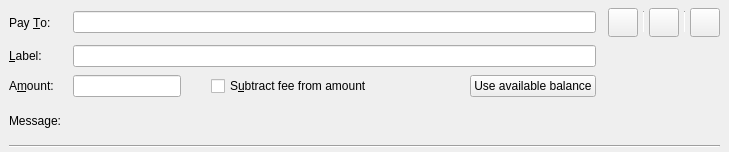
<?xml version="1.0" encoding="UTF-8"?>
<ui version="4.0">
 <class>SendCoinsEntry</class>
 <widget class="QStackedWidget" name="SendCoinsEntry">
  <property name="geometry">
   <rect>
    <x>0</x>
    <y>0</y>
    <width>729</width>
    <height>152</height>
   </rect>
  </property>
  <property name="focusPolicy">
   <enum>Qt::TabFocus</enum>
  </property>
  <property name="autoFillBackground">
   <bool>false</bool>
  </property>
  <property name="currentIndex">
   <number>0</number>
  </property>
  <widget class="QFrame" name="SendCoins">
   <property name="toolTip">
    <string>This is a normal payment.</string>
   </property>
   <property name="frameShape">
    <enum>QFrame::NoFrame</enum>
   </property>
   <layout class="QGridLayout" name="gridLayout">
    <property name="topMargin">
     <number>8</number>
    </property>
    <property name="bottomMargin">
     <number>4</number>
    </property>
    <property name="horizontalSpacing">
     <number>12</number>
    </property>
    <property name="verticalSpacing">
     <number>8</number>
    </property>
    <item row="3" column="1">
     <widget class="QLabel" name="messageTextLabel">
      <property name="toolTip">
       <string>A message that was attached to the LockTrip: URI which will be stored with the transaction for your reference. Note: This message will not be sent over the LockTrip network.</string>
      </property>
      <property name="textFormat">
       <enum>Qt::PlainText</enum>
      </property>
     </widget>
    </item>
    <item row="0" column="0">
     <widget class="QLabel" name="payToLabel">
      <property name="text">
       <string>Pay &amp;To:</string>
      </property>
      <property name="buddy">
       <cstring>payTo</cstring>
      </property>
     </widget>
    </item>
    <item row="2" column="1">
     <layout class="QHBoxLayout" name="horizontalLayoutAmount" stretch="0,0,1">
      <item>
       <widget class="BitcoinAmountField" name="payAmount"/>
      </item>
      <item>
       <spacer name="horizontalSpacer">
        <property name="orientation">
         <enum>Qt::Horizontal</enum>
        </property>
        <property name="sizeType">
         <enum>QSizePolicy::Fixed</enum>
        </property>
        <property name="sizeHint" stdset="0">
         <size>
          <width>30</width>
          <height>20</height>
         </size>
        </property>
       </spacer>
      </item>
      <item>
       <widget class="QCheckBox" name="checkboxSubtractFeeFromAmount">
        <property name="toolTip">
         <string>The fee will be deducted from the amount being sent. The recipient will receive less LOCs than you enter in the amount field. If multiple recipients are selected, the fee is split equally.</string>
        </property>
        <property name="text">
         <string>S&amp;ubtract fee from amount</string>
        </property>
       </widget>
      </item>
      <item>
       <widget class="QPushButton" name="useAvailableBalanceButton">
        <property name="text">
         <string>Use available balance</string>
        </property>
       </widget>
      </item>
     </layout>
    </item>
    <item row="1" column="1">
     <widget class="QLineEdit" name="addAsLabel">
      <property name="toolTip">
       <string>Enter a label for this address to add it to the list of used addresses</string>
      </property>
     </widget>
    </item>
    <item row="1" column="0">
     <widget class="QLabel" name="labellLabel">
      <property name="text">
       <string>&amp;Label:</string>
      </property>
      <property name="buddy">
       <cstring>addAsLabel</cstring>
      </property>
     </widget>
    </item>
    <item row="3" column="0">
     <widget class="QLabel" name="messageLabel">
      <property name="text">
       <string>Message:</string>
      </property>
     </widget>
    </item>
    <item row="2" column="0">
     <widget class="QLabel" name="amountLabel">
      <property name="text">
       <string>A&amp;mount:</string>
      </property>
      <property name="buddy">
       <cstring>payAmount</cstring>
      </property>
     </widget>
    </item>
    <item row="0" column="1">
     <layout class="QHBoxLayout" name="payToLayout">
      <property name="spacing">
       <number>6</number>
      </property>
      <item>
       <widget class="QValidatedLineEdit" name="payTo">
        <property name="toolTip">
         <string>The LockTrip address to send the payment to</string>
        </property>
       </widget>
      </item>
     </layout>
    </item>
    <item row="5" column="0" colspan="5">
     <widget class="Line" name="hLine">
      <property name="orientation">
       <enum>Qt::Horizontal</enum>
      </property>
     </widget>
    </item>
    <item row="0" column="2" colspan="3">
     <layout class="QHBoxLayout" name="horizontalLayout_3">
      <property name="spacing">
       <number>5</number>
      </property>
      <item>
       <widget class="QToolButton" name="deleteButton">
        <property name="toolTip">
         <string>Remove this entry</string>
        </property>
        <property name="text">
         <string/>
        </property>
        <property name="icon">
         <iconset resource="../bitcoin.qrc">
          <normaloff>:/icons/remove_entry</normaloff>:/icons/remove_entry</iconset>
        </property>
        <property name="iconSize">
         <size>
          <width>22</width>
          <height>22</height>
         </size>
        </property>
       </widget>
      </item>
      <item>
       <widget class="Line" name="vLine">
        <property name="maximumSize">
         <size>
          <width>1</width>
          <height>22</height>
         </size>
        </property>
        <property name="orientation">
         <enum>Qt::Vertical</enum>
        </property>
       </widget>
      </item>
      <item>
       <widget class="QToolButton" name="addressBookButton">
        <property name="toolTip">
         <string>Choose previously used address</string>
        </property>
        <property name="text">
         <string/>
        </property>
        <property name="icon">
         <iconset resource="../bitcoin.qrc">
          <normaloff>:/icons/address-book</normaloff>:/icons/address-book</iconset>
        </property>
        <property name="iconSize">
         <size>
          <width>22</width>
          <height>22</height>
         </size>
        </property>
        <property name="shortcut">
         <string>Alt+A</string>
        </property>
       </widget>
      </item>
      <item>
       <widget class="Line" name="vLine2">
        <property name="maximumSize">
         <size>
          <width>1</width>
          <height>22</height>
         </size>
        </property>
        <property name="orientation">
         <enum>Qt::Vertical</enum>
        </property>
       </widget>
      </item>
      <item>
       <widget class="QToolButton" name="pasteButton">
        <property name="toolTip">
         <string>Paste address from clipboard</string>
        </property>
        <property name="text">
         <string/>
        </property>
        <property name="icon">
         <iconset resource="../bitcoin.qrc">
          <normaloff>:/icons/editpaste</normaloff>:/icons/editpaste</iconset>
        </property>
        <property name="iconSize">
         <size>
          <width>22</width>
          <height>22</height>
         </size>
        </property>
        <property name="shortcut">
         <string>Alt+P</string>
        </property>
       </widget>
      </item>
     </layout>
    </item>
   </layout>
  </widget>
  <widget class="QFrame" name="SendCoins_UnauthenticatedPaymentRequest">
   <property name="palette">
    <palette>
     <active>
      <colorrole role="WindowText">
       <brush brushstyle="SolidPattern">
        <color alpha="255">
         <red>0</red>
         <green>0</green>
         <blue>0</blue>
        </color>
       </brush>
      </colorrole>
      <colorrole role="Button">
       <brush brushstyle="SolidPattern">
        <color alpha="255">
         <red>255</red>
         <green>255</green>
         <blue>127</blue>
        </color>
       </brush>
      </colorrole>
      <colorrole role="Light">
       <brush brushstyle="SolidPattern">
        <color alpha="255">
         <red>255</red>
         <green>255</green>
         <blue>255</blue>
        </color>
       </brush>
      </colorrole>
      <colorrole role="Midlight">
       <brush brushstyle="SolidPattern">
        <color alpha="255">
         <red>255</red>
         <green>255</green>
         <blue>191</blue>
        </color>
       </brush>
      </colorrole>
      <colorrole role="Dark">
       <brush brushstyle="SolidPattern">
        <color alpha="255">
         <red>127</red>
         <green>127</green>
         <blue>63</blue>
        </color>
       </brush>
      </colorrole>
      <colorrole role="Mid">
       <brush brushstyle="SolidPattern">
        <color alpha="255">
         <red>170</red>
         <green>170</green>
         <blue>84</blue>
        </color>
       </brush>
      </colorrole>
      <colorrole role="Text">
       <brush brushstyle="SolidPattern">
        <color alpha="255">
         <red>0</red>
         <green>0</green>
         <blue>0</blue>
        </color>
       </brush>
      </colorrole>
      <colorrole role="BrightText">
       <brush brushstyle="SolidPattern">
        <color alpha="255">
         <red>255</red>
         <green>255</green>
         <blue>255</blue>
        </color>
       </brush>
      </colorrole>
      <colorrole role="ButtonText">
       <brush brushstyle="SolidPattern">
        <color alpha="255">
         <red>0</red>
         <green>0</green>
         <blue>0</blue>
        </color>
       </brush>
      </colorrole>
      <colorrole role="Base">
       <brush brushstyle="SolidPattern">
        <color alpha="255">
         <red>255</red>
         <green>255</green>
         <blue>255</blue>
        </color>
       </brush>
      </colorrole>
      <colorrole role="Window">
       <brush brushstyle="SolidPattern">
        <color alpha="255">
         <red>255</red>
         <green>255</green>
         <blue>127</blue>
        </color>
       </brush>
      </colorrole>
      <colorrole role="Shadow">
       <brush brushstyle="SolidPattern">
        <color alpha="255">
         <red>0</red>
         <green>0</green>
         <blue>0</blue>
        </color>
       </brush>
      </colorrole>
      <colorrole role="AlternateBase">
       <brush brushstyle="SolidPattern">
        <color alpha="255">
         <red>255</red>
         <green>255</green>
         <blue>191</blue>
        </color>
       </brush>
      </colorrole>
      <colorrole role="ToolTipBase">
       <brush brushstyle="SolidPattern">
        <color alpha="255">
         <red>255</red>
         <green>255</green>
         <blue>220</blue>
        </color>
       </brush>
      </colorrole>
      <colorrole role="ToolTipText">
       <brush brushstyle="SolidPattern">
        <color alpha="255">
         <red>0</red>
         <green>0</green>
         <blue>0</blue>
        </color>
       </brush>
      </colorrole>
     </active>
     <inactive>
      <colorrole role="WindowText">
       <brush brushstyle="SolidPattern">
        <color alpha="255">
         <red>0</red>
         <green>0</green>
         <blue>0</blue>
        </color>
       </brush>
      </colorrole>
      <colorrole role="Button">
       <brush brushstyle="SolidPattern">
        <color alpha="255">
         <red>255</red>
         <green>255</green>
         <blue>127</blue>
        </color>
       </brush>
      </colorrole>
      <colorrole role="Light">
       <brush brushstyle="SolidPattern">
        <color alpha="255">
         <red>255</red>
         <green>255</green>
         <blue>255</blue>
        </color>
       </brush>
      </colorrole>
      <colorrole role="Midlight">
       <brush brushstyle="SolidPattern">
        <color alpha="255">
         <red>255</red>
         <green>255</green>
         <blue>191</blue>
        </color>
       </brush>
      </colorrole>
      <colorrole role="Dark">
       <brush brushstyle="SolidPattern">
        <color alpha="255">
         <red>127</red>
         <green>127</green>
         <blue>63</blue>
        </color>
       </brush>
      </colorrole>
      <colorrole role="Mid">
       <brush brushstyle="SolidPattern">
        <color alpha="255">
         <red>170</red>
         <green>170</green>
         <blue>84</blue>
        </color>
       </brush>
      </colorrole>
      <colorrole role="Text">
       <brush brushstyle="SolidPattern">
        <color alpha="255">
         <red>0</red>
         <green>0</green>
         <blue>0</blue>
        </color>
       </brush>
      </colorrole>
      <colorrole role="BrightText">
       <brush brushstyle="SolidPattern">
        <color alpha="255">
         <red>255</red>
         <green>255</green>
         <blue>255</blue>
        </color>
       </brush>
      </colorrole>
      <colorrole role="ButtonText">
       <brush brushstyle="SolidPattern">
        <color alpha="255">
         <red>0</red>
         <green>0</green>
         <blue>0</blue>
        </color>
       </brush>
      </colorrole>
      <colorrole role="Base">
       <brush brushstyle="SolidPattern">
        <color alpha="255">
         <red>255</red>
         <green>255</green>
         <blue>255</blue>
        </color>
       </brush>
      </colorrole>
      <colorrole role="Window">
       <brush brushstyle="SolidPattern">
        <color alpha="255">
         <red>255</red>
         <green>255</green>
         <blue>127</blue>
        </color>
       </brush>
      </colorrole>
      <colorrole role="Shadow">
       <brush brushstyle="SolidPattern">
        <color alpha="255">
         <red>0</red>
         <green>0</green>
         <blue>0</blue>
        </color>
       </brush>
      </colorrole>
      <colorrole role="AlternateBase">
       <brush brushstyle="SolidPattern">
        <color alpha="255">
         <red>255</red>
         <green>255</green>
         <blue>191</blue>
        </color>
       </brush>
      </colorrole>
      <colorrole role="ToolTipBase">
       <brush brushstyle="SolidPattern">
        <color alpha="255">
         <red>255</red>
         <green>255</green>
         <blue>220</blue>
        </color>
       </brush>
      </colorrole>
      <colorrole role="ToolTipText">
       <brush brushstyle="SolidPattern">
        <color alpha="255">
         <red>0</red>
         <green>0</green>
         <blue>0</blue>
        </color>
       </brush>
      </colorrole>
     </inactive>
     <disabled>
      <colorrole role="WindowText">
       <brush brushstyle="SolidPattern">
        <color alpha="255">
         <red>127</red>
         <green>127</green>
         <blue>63</blue>
        </color>
       </brush>
      </colorrole>
      <colorrole role="Button">
       <brush brushstyle="SolidPattern">
        <color alpha="255">
         <red>255</red>
         <green>255</green>
         <blue>127</blue>
        </color>
       </brush>
      </colorrole>
      <colorrole role="Light">
       <brush brushstyle="SolidPattern">
        <color alpha="255">
         <red>255</red>
         <green>255</green>
         <blue>255</blue>
        </color>
       </brush>
      </colorrole>
      <colorrole role="Midlight">
       <brush brushstyle="SolidPattern">
        <color alpha="255">
         <red>255</red>
         <green>255</green>
         <blue>191</blue>
        </color>
       </brush>
      </colorrole>
      <colorrole role="Dark">
       <brush brushstyle="SolidPattern">
        <color alpha="255">
         <red>127</red>
         <green>127</green>
         <blue>63</blue>
        </color>
       </brush>
      </colorrole>
      <colorrole role="Mid">
       <brush brushstyle="SolidPattern">
        <color alpha="255">
         <red>170</red>
         <green>170</green>
         <blue>84</blue>
        </color>
       </brush>
      </colorrole>
      <colorrole role="Text">
       <brush brushstyle="SolidPattern">
        <color alpha="255">
         <red>127</red>
         <green>127</green>
         <blue>63</blue>
        </color>
       </brush>
      </colorrole>
      <colorrole role="BrightText">
       <brush brushstyle="SolidPattern">
        <color alpha="255">
         <red>255</red>
         <green>255</green>
         <blue>255</blue>
        </color>
       </brush>
      </colorrole>
      <colorrole role="ButtonText">
       <brush brushstyle="SolidPattern">
        <color alpha="255">
         <red>127</red>
         <green>127</green>
         <blue>63</blue>
        </color>
       </brush>
      </colorrole>
      <colorrole role="Base">
       <brush brushstyle="SolidPattern">
        <color alpha="255">
         <red>255</red>
         <green>255</green>
         <blue>127</blue>
        </color>
       </brush>
      </colorrole>
      <colorrole role="Window">
       <brush brushstyle="SolidPattern">
        <color alpha="255">
         <red>255</red>
         <green>255</green>
         <blue>127</blue>
        </color>
       </brush>
      </colorrole>
      <colorrole role="Shadow">
       <brush brushstyle="SolidPattern">
        <color alpha="255">
         <red>0</red>
         <green>0</green>
         <blue>0</blue>
        </color>
       </brush>
      </colorrole>
      <colorrole role="AlternateBase">
       <brush brushstyle="SolidPattern">
        <color alpha="255">
         <red>255</red>
         <green>255</green>
         <blue>127</blue>
        </color>
       </brush>
      </colorrole>
      <colorrole role="ToolTipBase">
       <brush brushstyle="SolidPattern">
        <color alpha="255">
         <red>255</red>
         <green>255</green>
         <blue>220</blue>
        </color>
       </brush>
      </colorrole>
      <colorrole role="ToolTipText">
       <brush brushstyle="SolidPattern">
        <color alpha="255">
         <red>0</red>
         <green>0</green>
         <blue>0</blue>
        </color>
       </brush>
      </colorrole>
     </disabled>
    </palette>
   </property>
   <property name="toolTip">
    <string>This is an unauthenticated payment request.</string>
   </property>
   <property name="autoFillBackground">
    <bool>true</bool>
   </property>
   <property name="frameShape">
    <enum>QFrame::NoFrame</enum>
   </property>
   <layout class="QGridLayout" name="gridLayout_is">
    <property name="spacing">
     <number>12</number>
    </property>
    <item row="0" column="0">
     <widget class="QLabel" name="payToLabel_is">
      <property name="text">
       <string>Pay To:</string>
      </property>
     </widget>
    </item>
    <item row="0" column="1">
     <layout class="QHBoxLayout" name="payToLayout_is">
      <property name="spacing">
       <number>0</number>
      </property>
      <item>
       <widget class="QLabel" name="payTo_is"/>
      </item>
      <item>
       <widget class="QToolButton" name="deleteButton_is">
        <property name="toolTip">
         <string>Remove this entry</string>
        </property>
        <property name="text">
         <string/>
        </property>
        <property name="icon">
         <iconset resource="../bitcoin.qrc">
          <normaloff>:/icons/remove</normaloff>:/icons/remove</iconset>
        </property>
       </widget>
      </item>
     </layout>
    </item>
    <item row="1" column="0">
     <widget class="QLabel" name="memoLabel_is">
      <property name="text">
       <string>Memo:</string>
      </property>
     </widget>
    </item>
    <item row="1" column="1">
     <widget class="QLabel" name="memoTextLabel_is">
      <property name="textFormat">
       <enum>Qt::PlainText</enum>
      </property>
     </widget>
    </item>
    <item row="2" column="0">
     <widget class="QLabel" name="amountLabel_is">
      <property name="text">
       <string>A&amp;mount:</string>
      </property>
      <property name="buddy">
       <cstring>payAmount_is</cstring>
      </property>
     </widget>
    </item>
    <item row="2" column="1">
     <widget class="BitcoinAmountField" name="payAmount_is">
      <property name="acceptDrops">
       <bool>false</bool>
      </property>
     </widget>
    </item>
   </layout>
  </widget>
  <widget class="QFrame" name="SendCoins_AuthenticatedPaymentRequest">
   <property name="palette">
    <palette>
     <active>
      <colorrole role="WindowText">
       <brush brushstyle="SolidPattern">
        <color alpha="255">
         <red>0</red>
         <green>0</green>
         <blue>0</blue>
        </color>
       </brush>
      </colorrole>
      <colorrole role="Button">
       <brush brushstyle="SolidPattern">
        <color alpha="255">
         <red>140</red>
         <green>232</green>
         <blue>119</blue>
        </color>
       </brush>
      </colorrole>
      <colorrole role="Light">
       <brush brushstyle="SolidPattern">
        <color alpha="255">
         <red>230</red>
         <green>255</green>
         <blue>224</blue>
        </color>
       </brush>
      </colorrole>
      <colorrole role="Midlight">
       <brush brushstyle="SolidPattern">
        <color alpha="255">
         <red>185</red>
         <green>243</green>
         <blue>171</blue>
        </color>
       </brush>
      </colorrole>
      <colorrole role="Dark">
       <brush brushstyle="SolidPattern">
        <color alpha="255">
         <red>70</red>
         <green>116</green>
         <blue>59</blue>
        </color>
       </brush>
      </colorrole>
      <colorrole role="Mid">
       <brush brushstyle="SolidPattern">
        <color alpha="255">
         <red>93</red>
         <green>155</green>
         <blue>79</blue>
        </color>
       </brush>
      </colorrole>
      <colorrole role="Text">
       <brush brushstyle="SolidPattern">
        <color alpha="255">
         <red>0</red>
         <green>0</green>
         <blue>0</blue>
        </color>
       </brush>
      </colorrole>
      <colorrole role="BrightText">
       <brush brushstyle="SolidPattern">
        <color alpha="255">
         <red>155</red>
         <green>255</green>
         <blue>147</blue>
        </color>
       </brush>
      </colorrole>
      <colorrole role="ButtonText">
       <brush brushstyle="SolidPattern">
        <color alpha="255">
         <red>0</red>
         <green>0</green>
         <blue>0</blue>
        </color>
       </brush>
      </colorrole>
      <colorrole role="Base">
       <brush brushstyle="SolidPattern">
        <color alpha="255">
         <red>119</red>
         <green>255</green>
         <blue>233</blue>
        </color>
       </brush>
      </colorrole>
      <colorrole role="Window">
       <brush brushstyle="SolidPattern">
        <color alpha="255">
         <red>140</red>
         <green>232</green>
         <blue>119</blue>
        </color>
       </brush>
      </colorrole>
      <colorrole role="Shadow">
       <brush brushstyle="SolidPattern">
        <color alpha="255">
         <red>0</red>
         <green>0</green>
         <blue>0</blue>
        </color>
       </brush>
      </colorrole>
      <colorrole role="AlternateBase">
       <brush brushstyle="SolidPattern">
        <color alpha="255">
         <red>197</red>
         <green>243</green>
         <blue>187</blue>
        </color>
       </brush>
      </colorrole>
      <colorrole role="NoRole">
       <brush brushstyle="SolidPattern">
        <color alpha="255">
         <red>125</red>
         <green>194</green>
         <blue>122</blue>
        </color>
       </brush>
      </colorrole>
      <colorrole role="ToolTipBase">
       <brush brushstyle="SolidPattern">
        <color alpha="255">
         <red>255</red>
         <green>255</green>
         <blue>220</blue>
        </color>
       </brush>
      </colorrole>
      <colorrole role="ToolTipText">
       <brush brushstyle="SolidPattern">
        <color alpha="255">
         <red>0</red>
         <green>0</green>
         <blue>0</blue>
        </color>
       </brush>
      </colorrole>
     </active>
     <inactive>
      <colorrole role="WindowText">
       <brush brushstyle="SolidPattern">
        <color alpha="255">
         <red>0</red>
         <green>0</green>
         <blue>0</blue>
        </color>
       </brush>
      </colorrole>
      <colorrole role="Button">
       <brush brushstyle="SolidPattern">
        <color alpha="255">
         <red>140</red>
         <green>232</green>
         <blue>119</blue>
        </color>
       </brush>
      </colorrole>
      <colorrole role="Light">
       <brush brushstyle="SolidPattern">
        <color alpha="255">
         <red>230</red>
         <green>255</green>
         <blue>224</blue>
        </color>
       </brush>
      </colorrole>
      <colorrole role="Midlight">
       <brush brushstyle="SolidPattern">
        <color alpha="255">
         <red>185</red>
         <green>243</green>
         <blue>171</blue>
        </color>
       </brush>
      </colorrole>
      <colorrole role="Dark">
       <brush brushstyle="SolidPattern">
        <color alpha="255">
         <red>70</red>
         <green>116</green>
         <blue>59</blue>
        </color>
       </brush>
      </colorrole>
      <colorrole role="Mid">
       <brush brushstyle="SolidPattern">
        <color alpha="255">
         <red>93</red>
         <green>155</green>
         <blue>79</blue>
        </color>
       </brush>
      </colorrole>
      <colorrole role="Text">
       <brush brushstyle="SolidPattern">
        <color alpha="255">
         <red>0</red>
         <green>0</green>
         <blue>0</blue>
        </color>
       </brush>
      </colorrole>
      <colorrole role="BrightText">
       <brush brushstyle="SolidPattern">
        <color alpha="255">
         <red>155</red>
         <green>255</green>
         <blue>147</blue>
        </color>
       </brush>
      </colorrole>
      <colorrole role="ButtonText">
       <brush brushstyle="SolidPattern">
        <color alpha="255">
         <red>0</red>
         <green>0</green>
         <blue>0</blue>
        </color>
       </brush>
      </colorrole>
      <colorrole role="Base">
       <brush brushstyle="SolidPattern">
        <color alpha="255">
         <red>119</red>
         <green>255</green>
         <blue>233</blue>
        </color>
       </brush>
      </colorrole>
      <colorrole role="Window">
       <brush brushstyle="SolidPattern">
        <color alpha="255">
         <red>140</red>
         <green>232</green>
         <blue>119</blue>
        </color>
       </brush>
      </colorrole>
      <colorrole role="Shadow">
       <brush brushstyle="SolidPattern">
        <color alpha="255">
         <red>0</red>
         <green>0</green>
         <blue>0</blue>
        </color>
       </brush>
      </colorrole>
      <colorrole role="AlternateBase">
       <brush brushstyle="SolidPattern">
        <color alpha="255">
         <red>197</red>
         <green>243</green>
         <blue>187</blue>
        </color>
       </brush>
      </colorrole>
      <colorrole role="NoRole">
       <brush brushstyle="SolidPattern">
        <color alpha="255">
         <red>125</red>
         <green>194</green>
         <blue>122</blue>
        </color>
       </brush>
      </colorrole>
      <colorrole role="ToolTipBase">
       <brush brushstyle="SolidPattern">
        <color alpha="255">
         <red>255</red>
         <green>255</green>
         <blue>220</blue>
        </color>
       </brush>
      </colorrole>
      <colorrole role="ToolTipText">
       <brush brushstyle="SolidPattern">
        <color alpha="255">
         <red>0</red>
         <green>0</green>
         <blue>0</blue>
        </color>
       </brush>
      </colorrole>
     </inactive>
     <disabled>
      <colorrole role="WindowText">
       <brush brushstyle="SolidPattern">
        <color alpha="255">
         <red>70</red>
         <green>116</green>
         <blue>59</blue>
        </color>
       </brush>
      </colorrole>
      <colorrole role="Button">
       <brush brushstyle="SolidPattern">
        <color alpha="255">
         <red>140</red>
         <green>232</green>
         <blue>119</blue>
        </color>
       </brush>
      </colorrole>
      <colorrole role="Light">
       <brush brushstyle="SolidPattern">
        <color alpha="255">
         <red>230</red>
         <green>255</green>
         <blue>224</blue>
        </color>
       </brush>
      </colorrole>
      <colorrole role="Midlight">
       <brush brushstyle="SolidPattern">
        <color alpha="255">
         <red>185</red>
         <green>243</green>
         <blue>171</blue>
        </color>
       </brush>
      </colorrole>
      <colorrole role="Dark">
       <brush brushstyle="SolidPattern">
        <color alpha="255">
         <red>70</red>
         <green>116</green>
         <blue>59</blue>
        </color>
       </brush>
      </colorrole>
      <colorrole role="Mid">
       <brush brushstyle="SolidPattern">
        <color alpha="255">
         <red>93</red>
         <green>155</green>
         <blue>79</blue>
        </color>
       </brush>
      </colorrole>
      <colorrole role="Text">
       <brush brushstyle="SolidPattern">
        <color alpha="255">
         <red>70</red>
         <green>116</green>
         <blue>59</blue>
        </color>
       </brush>
      </colorrole>
      <colorrole role="BrightText">
       <brush brushstyle="SolidPattern">
        <color alpha="255">
         <red>155</red>
         <green>255</green>
         <blue>147</blue>
        </color>
       </brush>
      </colorrole>
      <colorrole role="ButtonText">
       <brush brushstyle="SolidPattern">
        <color alpha="255">
         <red>70</red>
         <green>116</green>
         <blue>59</blue>
        </color>
       </brush>
      </colorrole>
      <colorrole role="Base">
       <brush brushstyle="SolidPattern">
        <color alpha="255">
         <red>140</red>
         <green>232</green>
         <blue>119</blue>
        </color>
       </brush>
      </colorrole>
      <colorrole role="Window">
       <brush brushstyle="SolidPattern">
        <color alpha="255">
         <red>140</red>
         <green>232</green>
         <blue>119</blue>
        </color>
       </brush>
      </colorrole>
      <colorrole role="Shadow">
       <brush brushstyle="SolidPattern">
        <color alpha="255">
         <red>0</red>
         <green>0</green>
         <blue>0</blue>
        </color>
       </brush>
      </colorrole>
      <colorrole role="AlternateBase">
       <brush brushstyle="SolidPattern">
        <color alpha="255">
         <red>140</red>
         <green>232</green>
         <blue>119</blue>
        </color>
       </brush>
      </colorrole>
      <colorrole role="NoRole">
       <brush brushstyle="SolidPattern">
        <color alpha="255">
         <red>125</red>
         <green>194</green>
         <blue>122</blue>
        </color>
       </brush>
      </colorrole>
      <colorrole role="ToolTipBase">
       <brush brushstyle="SolidPattern">
        <color alpha="255">
         <red>255</red>
         <green>255</green>
         <blue>220</blue>
        </color>
       </brush>
      </colorrole>
      <colorrole role="ToolTipText">
       <brush brushstyle="SolidPattern">
        <color alpha="255">
         <red>0</red>
         <green>0</green>
         <blue>0</blue>
        </color>
       </brush>
      </colorrole>
     </disabled>
    </palette>
   </property>
   <property name="toolTip">
    <string>This is an authenticated payment request.</string>
   </property>
   <property name="autoFillBackground">
    <bool>true</bool>
   </property>
   <property name="frameShape">
    <enum>QFrame::NoFrame</enum>
   </property>
   <layout class="QGridLayout" name="gridLayout_s">
    <property name="spacing">
     <number>12</number>
    </property>
    <item row="0" column="0">
     <widget class="QLabel" name="payToLabel_s">
      <property name="text">
       <string>Pay To:</string>
      </property>
      <property name="alignment">
       <set>Qt::AlignRight|Qt::AlignTrailing|Qt::AlignVCenter</set>
      </property>
     </widget>
    </item>
    <item row="0" column="1">
     <layout class="QHBoxLayout" name="payToLayout_s">
      <property name="spacing">
       <number>0</number>
      </property>
      <item>
       <widget class="QLabel" name="payTo_s">
        <property name="textFormat">
         <enum>Qt::PlainText</enum>
        </property>
       </widget>
      </item>
      <item>
       <widget class="QToolButton" name="deleteButton_s">
        <property name="toolTip">
         <string>Remove this entry</string>
        </property>
        <property name="text">
         <string/>
        </property>
        <property name="icon">
         <iconset resource="../bitcoin.qrc">
          <normaloff>:/icons/remove</normaloff>:/icons/remove</iconset>
        </property>
       </widget>
      </item>
     </layout>
    </item>
    <item row="1" column="0">
     <widget class="QLabel" name="memoLabel_s">
      <property name="text">
       <string>Memo:</string>
      </property>
      <property name="alignment">
       <set>Qt::AlignRight|Qt::AlignTrailing|Qt::AlignVCenter</set>
      </property>
     </widget>
    </item>
    <item row="1" column="1">
     <widget class="QLabel" name="memoTextLabel_s">
      <property name="textFormat">
       <enum>Qt::PlainText</enum>
      </property>
     </widget>
    </item>
    <item row="2" column="0">
     <widget class="QLabel" name="amountLabel_s">
      <property name="text">
       <string>A&amp;mount:</string>
      </property>
      <property name="alignment">
       <set>Qt::AlignRight|Qt::AlignTrailing|Qt::AlignVCenter</set>
      </property>
      <property name="buddy">
       <cstring>payAmount_s</cstring>
      </property>
     </widget>
    </item>
    <item row="2" column="1">
     <widget class="BitcoinAmountField" name="payAmount_s">
      <property name="acceptDrops">
       <bool>false</bool>
      </property>
     </widget>
    </item>
   </layout>
  </widget>
 </widget>
 <customwidgets>
  <customwidget>
   <class>QValidatedLineEdit</class>
   <extends>QLineEdit</extends>
   <header>qt/qvalidatedlineedit.h</header>
  </customwidget>
  <customwidget>
   <class>BitcoinAmountField</class>
   <extends>QLineEdit</extends>
   <header>qt/bitcoinamountfield.h</header>
   <container>1</container>
  </customwidget>
 </customwidgets>
 <tabstops>
  <tabstop>payTo</tabstop>
  <tabstop>addAsLabel</tabstop>
  <tabstop>payAmount</tabstop>
  <tabstop>payAmount_is</tabstop>
  <tabstop>deleteButton_is</tabstop>
  <tabstop>payAmount_s</tabstop>
  <tabstop>deleteButton_s</tabstop>
 </tabstops>
 <resources>
  <include location="../bitcoin.qrc"/>
 </resources>
 <connections/>
</ui>
